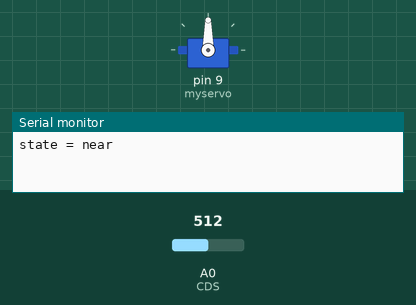
Simulated run of this sketch. Board: Arduino Uno, built with avr-gcc and run on an emulated ATmega328P. Shown: servo, the last lines printed to the serial monitor. Inputs (shaded band) come from the test bench; at power-on: A0 (CDS) = 512.

Above: at 1.2 s.
1.3 s: A0 (CDS) set to 32
2.8 s: A0 (CDS) set to 27
At 4.0 s:
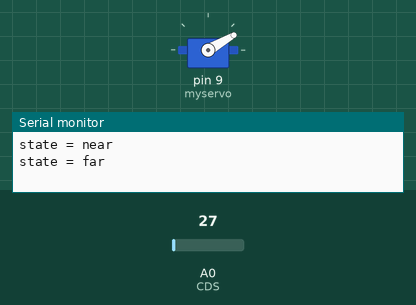
4.3 s: A0 (CDS) set to 65
5.8 s: A0 (CDS) set to 78
At 6.3 s:
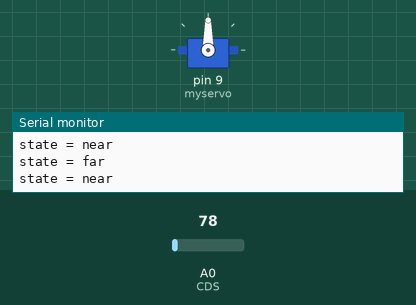
7.3 s: A0 (CDS) set to 0
At 8.0 s:
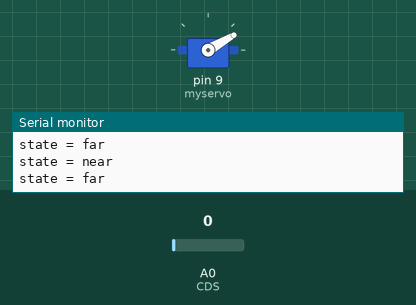
Timing chart, 0 to 9.8 s (numbered marks = the images above; inputs shaded):
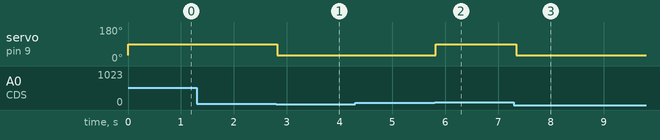

The sketch:

sketch.ino
```cpp
#include <Servo.h>

#define CDS 0
#define BUF_LENGTH 10
#define THRESHOLD 50
#define HYSTERESIS 20

Servo myservo;

void setup() {
  myservo.attach(9);
  myservo.write(30);
  Serial.begin(9600);
}

void loop() {
  // sensor value buffer
  static int buffer[BUF_LENGTH];
  static int index = 0;

  // state
  static boolean wasNear = false;
  boolean isNear = wasNear;

  int raw = analogRead(CDS);
  int smoothedValue = smoothFilter(buffer, raw, index);

  // state change if smooth value is less than THRESHOLD
  if(smoothedValue > (THRESHOLD + HYSTERESIS)){
    isNear = true;
  } else if(smoothedValue < (THRESHOLD - HYSTERESIS)){
    isNear = false;
  } else {
  }

  if(!wasNear && isNear){
    myservo.write(90);
    Serial.println("state = near");
  } else if(wasNear && !isNear){
    myservo.write(30);
    Serial.println("state = far");
  }
  wasNear = isNear;

  //Serial.print("raw value is : ");
  //Serial.print(raw);
  //Serial.print('\t');
  //Serial.print("smoothed value is : ");
  //Serial.println(smoothedValue);
  delay(6);
}

// smooth filter
int smoothFilter(int *buf, int raw, int _index){
  int static index = _index;
  buf[index] = raw;
  index = (index + 1)%BUF_LENGTH;
  long sum = 0;
  for (int i=0; i<BUF_LENGTH; i++){
    sum += buf[i];
  }
  return (int)(sum / BUF_LENGTH);
}
```

Measured:
- the behaviour switches between 30 and 29 on A0 (CDS) (found by bisection; images 0 and 1)
- the behaviour switches between 70 and 71 on A0 (CDS) (found by bisection; images 1 and 2)
- after the input at 1.3 s, every drawn part: stays the same
- after the input at 2.8 s, servo on pin 9 (myservo): 90° → 30° at once
- after the input at 4.3 s, every drawn part: stays the same
- after the input at 5.8 s, servo on pin 9 (myservo): 30° → 90° at once
- after the input at 7.3 s, servo on pin 9 (myservo): 90° → 30° at once
